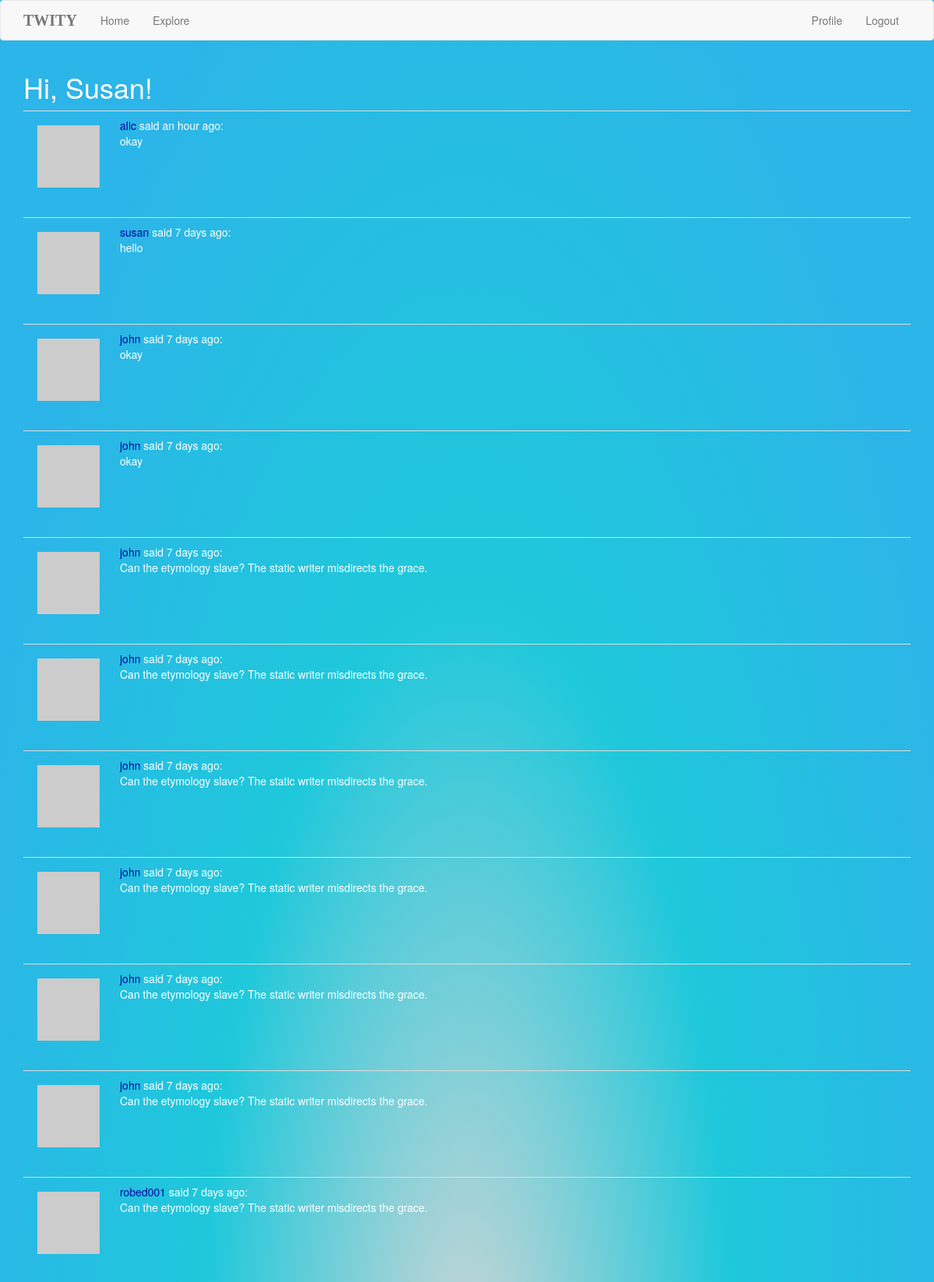
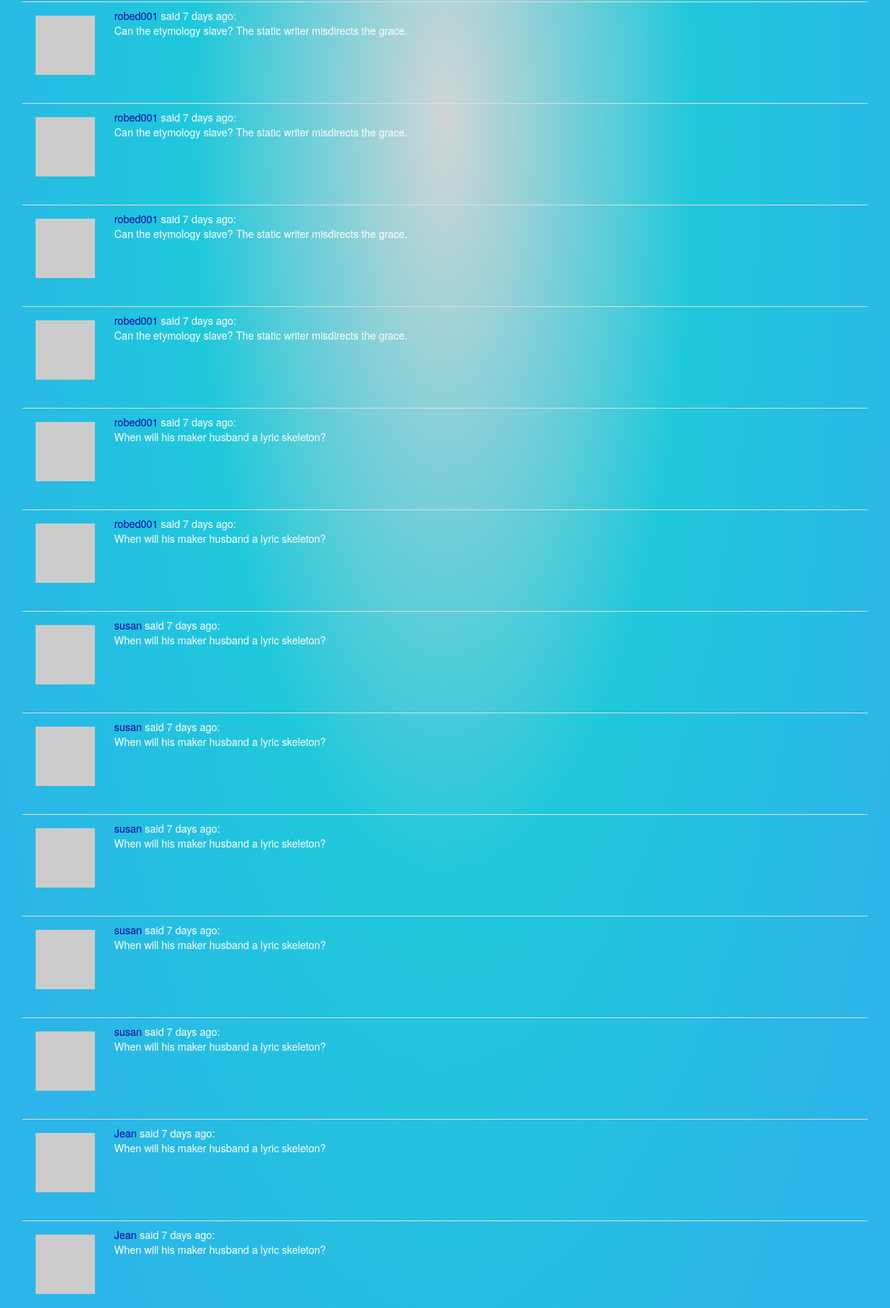
Page /explore (signed in, upper part) on the committed database (2 pictures, top to bottom).
### app/models.py (models this page shows, shortened)
class User(UserMixin, db.Model):
    id = db.Column(db.Integer, primary_key=True)
    username = db.Column(db.String(64), index=True, unique=True)
    email = db.Column(db.String(120), index=True, unique=True)
    password_hash = db.Column(db.String(128))
    posts = db.relationship('Post', backref='author', lazy='dynamic')
    about_me = db.Column(db.String(140))
    last_seen = db.Column(db.DateTime, default=datetime.utcnow)
    followed = db.relationship(
        'User', secondary=followers,
        primaryjoin=(followers.c.follower_id == id),
        secondaryjoin=(followers.c.followed_id == id),
        backref=db.backref('followers', lazy='dynamic'), lazy='dynamic')
    def avatar(self, size):
        digest = md5(self.email.lower().encode('utf-8')).hexdigest()
        return 'https://www.gravatar.com/avatar/{}?d=identicon&s={}'.format(
            digest, size)

class Post(db.Model):
    id = db.Column(db.Integer, primary_key=True)
    body = db.Column(db.String(140))
    timestamp = db.Column(db.DateTime, index=True, default=datetime.utcnow)
    user_id = db.Column(db.Integer, db.ForeignKey('user.id'))

### app/routes.py (the view)
@app.route('/explore')
@login_required
def explore():
    page = request.args.get('page', 1, type=int)
    posts = Post.query.order_by(Post.timestamp.desc()).paginate(page,
        app.config['POSTS_PER_PAGE'], False)
    next_url = url_for('explore', page=posts.next_num) \
        if posts.has_next else None
    prev_url = url_for('explore', page=posts.prev_num) \
        if posts.has_prev else None
    return render_template("index.html", title='Explore',
        posts=posts.items, next_url=next_url, prev_url=prev_url)

### app/models.py (called while the page is built)
@login.user_loader
def load_user(id):
    return User.query.get(int(id))

### app/routes.py (called while the page is built)
@app.before_request
def before_request():
    if current_user.is_authenticated:
        current_user.last_seen = datetime.utcnow()
        db.session.commit()

### app/templates/index.html (shortened to what this page needs)
{% extends "base.html" %}
{% import 'bootstrap/wtf.html' as wtf %}
{% block app_content %}
    <h1>Hi, {{ current_user.username }}!</h1>
    {% for post in posts %}
        {% include '_post.html' %}
    {% endfor %}
{% endblock %}

### app/templates/_post.html
    <table class="table">
        <tr>
            <td width="70px">
                <a href="{{ url_for('user', username=post.author.username) }}">
                    <img src="{{ post.author.avatar(70) }}" />
                </a>
            </td>
            <td>
                <a href="{{ url_for('user', username=post.author.username) }}">
                    {{ post.author.username }}
                </a>
                said {{ moment(post.timestamp).fromNow() }}:
                <br>
                {{ post.body }}
            </td>
        </tr>
    </table>

### app/static/mystyle.css (style rules this page uses)
html body { background-color: #2cb5e8; background-image: radial-gradient(#d0d6d5 0%, #1fc8db 40%,#2cb5e8 80%); background-repeat: no-repeat; color: white; Opacity: 100; }
a { color: rgb(7, 7, 160); }
img { float: left; margin: 10px; }
h1 { text-transform: capitalize; }

### rows in the picture
User: username "Susan"
Post: author.username "alic", timestamp "an hour ago", body "okay"
Post: author.username "susan", timestamp "7 days ago", body "hello"
Post: author.username "john", timestamp "7 days ago", body "okay"
Post: author.username "john", timestamp "7 days ago", body "okay"
Post: author.username "john", timestamp "7 days ago", body "Can the etymology slave? The static writer misdirects the grace."
Post: author.username "john", timestamp "7 days ago", body "Can the etymology slave? The static writer misdirects the grace."
Post: author.username "john", timestamp "7 days ago", body "Can the etymology slave? The static writer misdirects the grace."
Post: author.username "john", timestamp "7 days ago", body "Can the etymology slave? The static writer misdirects the grace."
Post: author.username "john", timestamp "7 days ago", body "Can the etymology slave? The static writer misdirects the grace."
Post: author.username "john", timestamp "7 days ago", body "Can the etymology slave? The static writer misdirects the grace."
Post: author.username "robed001", timestamp "7 days ago", body "Can the etymology slave? The static writer misdirects the grace."
Post: author.username "robed001", timestamp "7 days ago", body "Can the etymology slave? The static writer misdirects the grace."
Post: author.username "robed001", timestamp "7 days ago", body "Can the etymology slave? The static writer misdirects the grace."
Post: author.username "robed001", timestamp "7 days ago", body "Can the etymology slave? The static writer misdirects the grace."
Post: author.username "robed001", timestamp "7 days ago", body "Can the etymology slave? The static writer misdirects the grace."
Post: author.username "robed001", timestamp "7 days ago", body "When will his maker husband a lyric skeleton?"
Post: author.username "robed001", timestamp "7 days ago", body "When will his maker husband a lyric skeleton?"
Post: author.username "susan", timestamp "7 days ago", body "When will his maker husband a lyric skeleton?"
Post: author.username "susan", timestamp "7 days ago", body "When will his maker husband a lyric skeleton?"
Post: author.username "susan", timestamp "7 days ago", body "When will his maker husband a lyric skeleton?"
Post: author.username "susan", timestamp "7 days ago", body "When will his maker husband a lyric skeleton?"
Post: author.username "susan", timestamp "7 days ago", body "When will his maker husband a lyric skeleton?"
Post: author.username "Jean", timestamp "7 days ago", body "When will his maker husband a lyric skeleton?"
Post: author.username "Jean", timestamp "7 days ago", body "When will his maker husband a lyric skeleton?"
